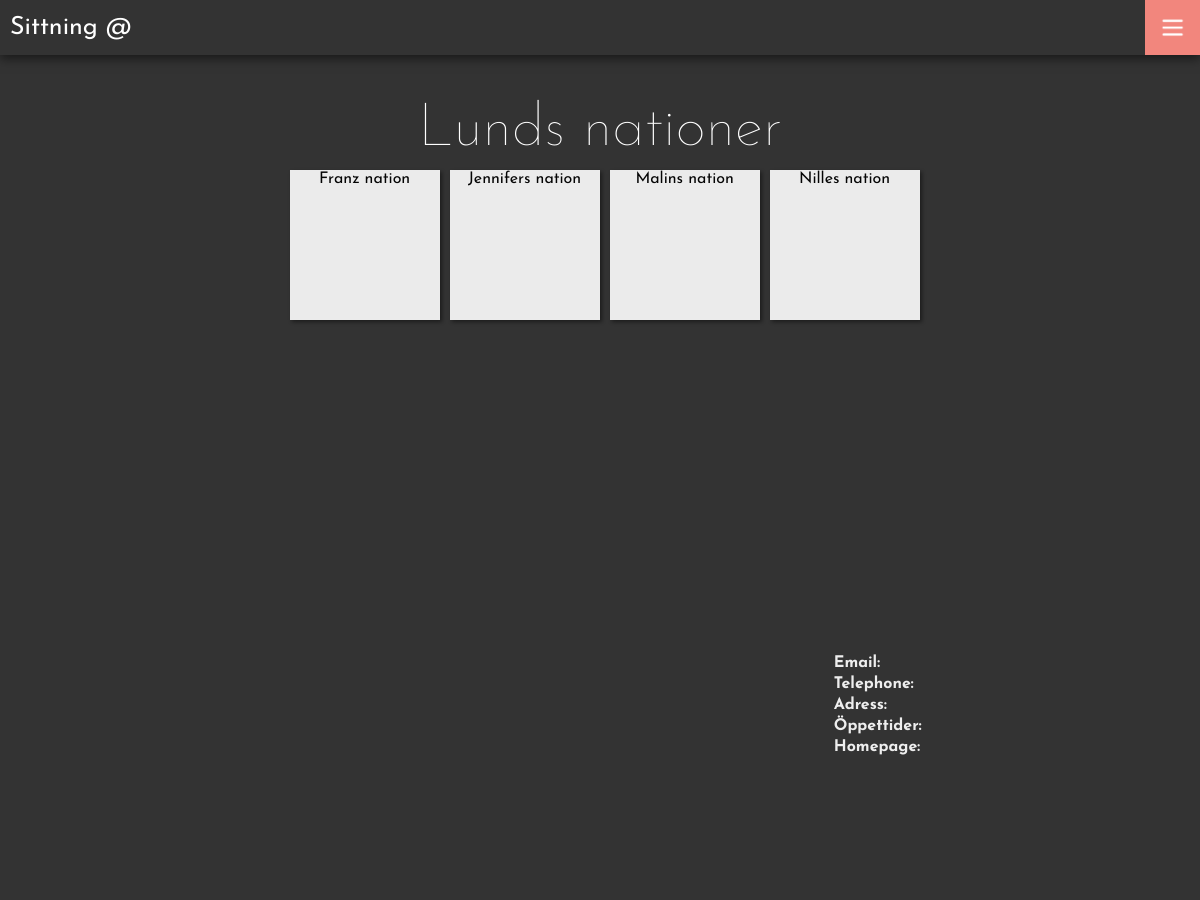
/startsida.php, run on the app's committed database.
### tables this page shows
create table restaurant (
    name			varchar(30),
	nickname		varchar(30) UNIQUE,
	email	    	varchar(50),
    telephone       varchar(30),
	homepage        varchar(70),
    hours	    	tinytext,
    address         varchar(70),
	deposit 		integer,
	price   		integer,
	size   			integer,
	summary 		text,
	backgroundimage tinytext,
	loggoimage 		tinytext,
    active          tinyint(1) DEFAULT 1,
    preldate 		integer DEFAULT '14',
    paydate 		integer DEFAULT '10',
    hidden          tinyint(1) DEFAULT 1,
	primary key(name)
);

### database/dbHandler.php (called while the page is built, shortened)
<?php
	require_once 'database.php';
	class DatabaseHandler extends DataConverter {
		private $db;
		public function __construct() {
			$this->db = new Database(DB_SERVER, DB_USERNAME, DB_PASSWORD, DB_DATABASE);
		}
		public function connect(){
			$this->db->openConnection();
		}
		public function disconnect(){
			$this->db->closeConnection();
		}
		public function getRestaurants(){
			$sql = "SELECT name, nickname, loggoimage FROM restaurant where active=1 and hidden=0";
			$result = $this->db->executeQuery($sql, array());
			return $result;
		}
	}
?>

### database/database.php (called while the page is built, shortened)
<?php
class Database {
  private $host;
  private $userName;
  private $password;
  private $database;
  private $conn;
  public function __construct($host, $userName, $password, $database) {
    $this->host = $host;
    $this->userName = $userName;
    $this->password = $password;
    $this->database = $database;
  }
  public function openConnection() {
    try {
      $this->conn = new PDO("mysql:host=$this->host;dbname=$this->database",
        $this->userName,  $this->password,
        array(PDO::MYSQL_ATTR_INIT_COMMAND => "SET NAMES utf8"));
      $this->conn->setAttribute(PDO::ATTR_ERRMODE, PDO::ERRMODE_EXCEPTION);
    } catch (PDOException $e) {
      $error = "Connection error: " . $e->getMessage();
      print $error . "<p>";
      unset($this->conn);
      return false;
    }
    return true;
  }
  public function closeConnection() {
    $this->conn = null;
  }
  public function isConnected() {
    return isset($this->conn);
  }
  public function executeQuery($query, $param = null) {
    try {
      $stmt = $this->conn->prepare($query);
      $stmt->execute($param);
      $result = $stmt->fetchAll();
    } catch (PDOException $e) {
      $error = "*** Internal error: " . $e->getMessage() . "<p>" . $query;
      die($error);
    }
    return $result;
  }
}
?>

### startsida.php (the view, shortened to what this page needs)
<?php
    require_once 'header.php';
 	$dbHandler = new DatabaseHandler();
 	$restaurants = $dbHandler->getRestaurants(1);
 ?>
<div class="content">
	<div class="title">
		Lunds nationer
	</div>
	<div class="event-grid">
		<?php
			foreach($restaurants as $row => $s) {
				?>
				<div class="event-window" id="<?php echo $s[0]; ?>">
					<a href="#" class="event-window-link">
					<?php echo $s[0] ?>
					</a>
				</div>
		<?php } ?>
	</div>
</div>
<?php include 'footer.php'; ?>

### css/main.css (style rules this page uses)
body { margin: 0; padding: 0; font-family: 'Josefin Sans', sans-serif; font-weight: 400; background-color: #333; background-size: cover; background-position: 50% 50%; background-repeat: no-repeat; background-attachment: fixed; min-height: 100vw; min-height: 100vh; }
body .content { margin-top: 100px; max-width: 712px; width: 90%; margin-left: auto; margin-right: auto; padding-bottom: 50px; min-height: 400px; }
body .content .title, body .content h2 { width: 90%; margin: 0 auto; text-align: center; font-size: 60px; color: white; font-weight: 100; }
body .event-grid { margin-left: auto; margin-right: auto; width: 90%; }
body .event-grid .event-window { opacity: 0.9; background-color: white; margin-left: 10px; margin-top: 10px; float: left; width: 150px; height: 150px; -moz-box-shadow: 2px 2px 4px rgba(0, 0, 0, 0.5); -webkit-box-shadow: 2px 2px 4px rgba(0, 0, 0, 0.5); box-shadow: 2px 2px 4px rgba(0, 0, 0, 0.5); text-align: center; position: relative; -webkit-transition: all 0.3s ease-in-out; -moz-transition: all 0.3s ease-in-out; -o-transition: all 0.3s ease-in-out; transition: all 0.3s ease-in-out; box-sizing: border-box; border: 1px solid white; }
body .event-grid .event-window .event-window-link { left: 0; top: 0; position: absolute; -webkit-transition: all 0.3s ease-in-out; -moz-transition: all 0.3s ease-in-out; -o-transition: all 0.3s ease-in-out; transition: all 0.3s ease-in-out; transform: scale(1); color: black; width: 100%; height: 100%; text-decoration: none; z-index: 0; }

### data on the page
restaurant: name "Franz nation"
restaurant: name "Jennifers nation"
restaurant: name "Malins nation"
restaurant: name "Nilles nation"
